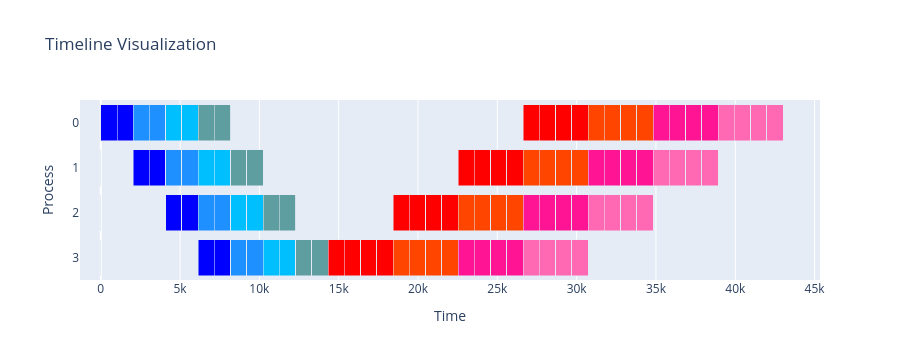

Notebook source saved alongside this figure:
### Code cell
from controller.simulator import simulate_commands, chrome_events, visualize_events, analyze_events
device_mesh, meshes, layers, dataloader = initialize(num_gpus=4, stages_per_gpu=2, local_batch_size=32)
fill_drain(num_microbatches=4, meshes=meshes, layers=layers, dataloader=dataloader)
events = simulate_commands(device_mesh.ctrl.backend.worker_commands)
print(device_mesh.ctrl.backend.worker_commands)
visualize_events(events)
analyze_events(events)
